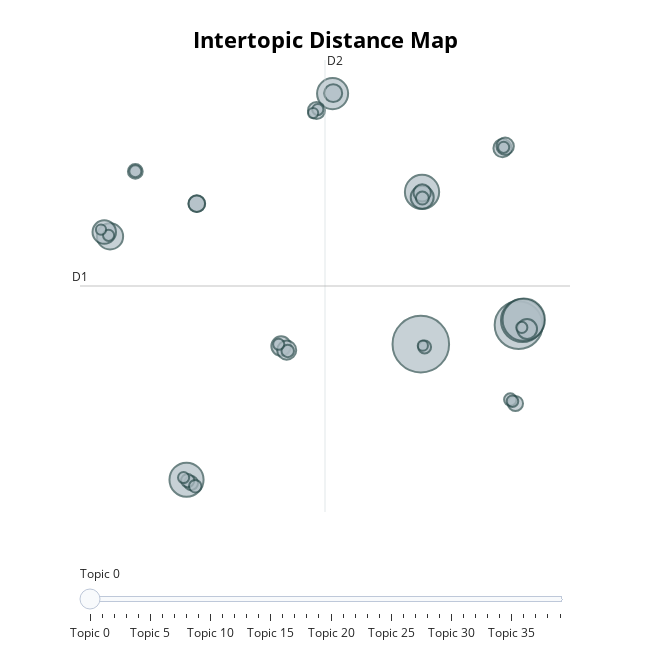

Notebook cell for this chart:
### Code cell
topic_model.visualize_topics()

### Figure 1 — Plotly figure (JSON) as saved in the notebook; plotly's stock layout.template omitted (floating-point values rounded to 4 significant figures)
{"data": [{"customdata": [[0, "trump | trumps | donald | to | of", 308], [1, "nfl | super | bowl | patriots | draft", 221], [2, "nba | warriors | game | lebron | cavs", 179], [3, "basketball | ncaa | tournament | bowl | college", 172], [4, "dies | at | dead | death | star", 113], [5, "day | easter | 2017 | patricks | st", 112], [6, "barcelona | madrid | real | fc | league", 93], [7, "globes | golden | oscars | awards | oscar", 66], [8, "tour | album | kendrick | announces | mixtape", 53], [9, "trailer | movie | marvel | batman | first", 51], [10, "arrested | released | charges | gates | jail", 38], [11, "bella | naked | topless | thorne | playboy", 37], [12, "pregnant | baby | child | expecting | ciara", 35], [13, "foot | federer | australian | roger | open", 32], [14, "de | la | que | se | el", 31], [15, "ufc | fight | decision | conor | results", 29], [16, "recap | finale | premiere | episode | season", 29], [17, "shooting | police | killed | suspect | fatal", 28], [18, "mlb | opening | tebow | phillies | homer", 27], [19, "bruins | game | nhl | penguins | senators", 26], [20, "weather | winter | rain | snow | snowstorm", 22], [21, "switch | pokémon | nes | nintendo | nintendos", 21], [22, "christmas | santa | special | dreaming | pentatonix", 19], [23, "school | closings | delays | county | schools", 17], [24, "musk | elon | stock | rocket | earnings", 16], [25, "review | film | movie | singh | dangal", 16], [26, "divorce | ti | marriage | pitt | sam", 15], [27, "dam | oroville | power | earthquake | hits", 15], [28, "valentines | day | boyfriends | pakistani | nationwide", 15], [29, "youtube | tv | verizon | directv | how", 14], [30, "tornado | warning | weather | counties | issued", 13], [31, "wwe | results | news | reigns | notes", 12], [32, "mariah | carey | zayn | wanna | dont", 12], [33, "fire | chaos | gatlinburg | mall | shots", 12], [34, "elizabeth | queen | prince | markle | meghan", 12], [35, "ezekiel | assault | elliott | elliotts | suspension", 12], [36, "march | womens | thousands | rally | marathon", 12], [37, "risk | stock | merrily | management | onto", 10], [38, "dylann | roof | police | supreme | accused", 10], [39, "moon | fast | facts | know | need", 10]], "hovertemplate": "<b>Topic %{customdata[0]}</b><br>%{customdata[1]}<br>Size: %{customdata[2]}", "legendgroup": "", "marker": {"color": "#B0BEC5", "line": {"color": "DarkSlateGrey", "width": 2}, "size": [308, 221, 179, 172, 113, 112, 93, 66, 53, 51, 38, 37, 35, 32, 31, 29, 29, 28, 27, 26, 22, 21, 19, 17, 16, 16, 15, 15, 15, 14, 13, 12, 12, 12, 12, 12, 12, 10, 10, 10], "sizemode": "area", "sizeref": 0.1925, "symbol": "circle"}, "mode": "markers", "name": "", "orientation": "v", "showlegend": false, "type": "scatter", "x": [11.15, 17.22, 17.47, 17.54, 11.23, -3.389, 5.678, -8.136, -8.495, 11.24, 17.75, 2.483, 2.828, 16.22, 5.715, 16.39, 11.24, 4.68, -2.752, -2.752, 17.03, -6.567, -3.107, -3.317, 11.39, 11.25, 2.893, 16.71, -2.85, -6.566, 16.84, 16.29, -8.226, 4.758, 2.333, 17.42, -3.57, 11.28, 4.468, -8.696], "xaxis": "x", "y": [-2.505, -0.9211, -0.5425, -0.4669, 10.16, -13.79, 18.35, 6.464, 6.822, 9.723, -1.246, -2.666, -3.003, 13.8, 18.39, 13.97, 10.09, 16.94, 9.187, 9.187, -7.441, 11.87, -14.07, -13.86, -2.742, 9.655, -3.068, -7.122, -14.33, 11.88, -7.255, 13.87, 6.554, 17.02, -2.517, -1.115, -13.61, -2.632, 16.73, 7.023], "yaxis": "y"}], "layout": {"annotations": [{"showarrow": false, "text": "D1", "x": -10.0, "y": 2.334, "yshift": 10}, {"showarrow": false, "text": "D2", "x": 5.206, "xshift": 10, "y": 21.15}], "height": 650, "hoverlabel": {"bgcolor": "white", "font": {"family": "Rockwell", "size": 16}}, "legend": {"itemsizing": "constant", "tracegroupgap": 0}, "margin": {"t": 60}, "shapes": [{"line": {"color": "#CFD8DC", "width": 2}, "type": "line", "x0": 5.206, "x1": 5.206, "y0": -16.48, "y1": 21.15}, {"line": {"color": "#9E9E9E", "width": 2}, "type": "line", "x0": -10.0, "x1": 20.41, "y0": 2.334, "y1": 2.334}], "sliders": [{"active": 0, "pad": {"t": 50}, "steps": [{"args": [{"marker.color": [["red", "#B0BEC5", "#B0BEC5", "#B0BEC5", "#B0BEC5", "#B0BEC5", "#B0BEC5", "#B0BEC5", "#B0BEC5", "#B0BEC5", "#B0BEC5", "#B0BEC5", "#B0BEC5", "#B0BEC5", "#B0BEC5", "#B0BEC5", "#B0BEC5", "#B0BEC5", "#B0BEC5", "#B0BEC5", "#B0BEC5", "#B0BEC5", "#B0BEC5", "#B0BEC5", "#B0BEC5", "#B0BEC5", "#B0BEC5", "#B0BEC5", "#B0BEC5", "#B0BEC5", "#B0BEC5", "#B0BEC5", "#B0BEC5", "#B0BEC5", "#B0BEC5", "#B0BEC5", "#B0BEC5", "#B0BEC5", "#B0BEC5", "#B0BEC5"]]}], "label": "Topic 0", "method": "update"}, {"args": [{"marker.color": [["#B0BEC5", "red", "#B0BEC5", "#B0BEC5", "#B0BEC5", "#B0BEC5", "#B0BEC5", "#B0BEC5", "#B0BEC5", "#B0BEC5", "#B0BEC5", "#B0BEC5", "#B0BEC5", "#B0BEC5", "#B0BEC5", "#B0BEC5", "#B0BEC5", "#B0BEC5", "#B0BEC5", "#B0BEC5", "#B0BEC5", "#B0BEC5", "#B0BEC5", "#B0BEC5", "#B0BEC5", "#B0BEC5", "#B0BEC5", "#B0BEC5", "#B0BEC5", "#B0BEC5", "#B0BEC5", "#B0BEC5", "#B0BEC5", "#B0BEC5", "#B0BEC5", "#B0BEC5", "#B0BEC5", "#B0BEC5", "#B0BEC5", "#B0BEC5"]]}], "label": "Topic 1", "method": "update"}, {"args": [{"marker.color": [["#B0BEC5", "#B0BEC5", "red", "#B0BEC5", "#B0BEC5", "#B0BEC5", "#B0BEC5", "#B0BEC5", "#B0BEC5", "#B0BEC5", "#B0BEC5", "#B0BEC5", "#B0BEC5", "#B0BEC5", "#B0BEC5", "#B0BEC5", "#B0BEC5", "#B0BEC5", "#B0BEC5", "#B0BEC5", "#B0BEC5", "#B0BEC5", "#B0BEC5", "#B0BEC5", "#B0BEC5", "#B0BEC5", "#B0BEC5", "#B0BEC5", "#B0BEC5", "#B0BEC5", "#B0BEC5", "#B0BEC5", "#B0BEC5", "#B0BEC5", "#B0BEC5", "#B0BEC5", "#B0BEC5", "#B0BEC5", "#B0BEC5", "#B0BEC5"]]}], "label": "Topic 2", "method": "update"}, {"args": [{"marker.color": [["#B0BEC5", "#B0BEC5", "#B0BEC5", "red", "#B0BEC5", "#B0BEC5", "#B0BEC5", "#B0BEC5", "#B0BEC5", "#B0BEC5", "#B0BEC5", "#B0BEC5", "#B0BEC5", "#B0BEC5", "#B0BEC5", "#B0BEC5", "#B0BEC5", "#B0BEC5", "#B0BEC5", "#B0BEC5", "#B0BEC5", "#B0BEC5", "#B0BEC5", "#B0BEC5", "#B0BEC5", "#B0BEC5", "#B0BEC5", "#B0BEC5", "#B0BEC5", "#B0BEC5", "#B0BEC5", "#B0BEC5", "#B0BEC5", "#B0BEC5", "#B0BEC5", "#B0BEC5", "#B0BEC5", "#B0BEC5", "#B0BEC5", "#B0BEC5"]]}], "label": "Topic 3", "method": "update"}, {"args": [{"marker.color": [["#B0BEC5", "#B0BEC5", "#B0BEC5", "#B0BEC5", "red", "#B0BEC5", "#B0BEC5", "#B0BEC5", "#B0BEC5", "#B0BEC5", "#B0BEC5", "#B0BEC5", "#B0BEC5", "#B0BEC5", "#B0BEC5", "#B0BEC5", "#B0BEC5", "#B0BEC5", "#B0BEC5", "#B0BEC5", "#B0BEC5", "#B0BEC5", "#B0BEC5", "#B0BEC5", "#B0BEC5", "#B0BEC5", "#B0BEC5", "#B0BEC5", "#B0BEC5", "#B0BEC5", "#B0BEC5", "#B0BEC5", "#B0BEC5", "#B0BEC5", "#B0BEC5", "#B0BEC5", "#B0BEC5", "#B0BEC5", "#B0BEC5", "#B0BEC5"]]}], "label": "Topic 4", "method": "update"}, {"args": [{"marker.color": [["#B0BEC5", "#B0BEC5", "#B0BEC5", "#B0BEC5", "#B0BEC5", "red", "#B0BEC5", "#B0BEC5", "#B0BEC5", "#B0BEC5", "#B0BEC5", "#B0BEC5", "#B0BEC5", "#B0BEC5", "#B0BEC5", "#B0BEC5", "#B0BEC5", "#B0BEC5", "#B0BEC5", "#B0BEC5", "#B0BEC5", "#B0BEC5", "#B0BEC5", "#B0BEC5", "#B0BEC5", "#B0BEC5", "#B0BEC5", "#B0BEC5", "#B0BEC5", "#B0BEC5", "#B0BEC5", "#B0BEC5", "#B0BEC5", "#B0BEC5", "#B0BEC5", "#B0BEC5", "#B0BEC5", "#B0BEC5", "#B0BEC5", "#B0BEC5"]]}], "label": "Topic 5", "method": "update"}, {"args": [{"marker.color": [["#B0BEC5", "#B0BEC5", "#B0BEC5", "#B0BEC5", "#B0BEC5", "#B0BEC5", "red", "#B0BEC5", "#B0BEC5", "#B0BEC5", "#B0BEC5", "#B0BEC5", "#B0BEC5", "#B0BEC5", "#B0BEC5", "#B0BEC5", "#B0BEC5", "#B0BEC5", "#B0BEC5", "#B0BEC5", "#B0BEC5", "#B0BEC5", "#B0BEC5", "#B0BEC5", "#B0BEC5", "#B0BEC5", "#B0BEC5", "#B0BEC5", "#B0BEC5", "#B0BEC5", "#B0BEC5", "#B0BEC5", "#B0BEC5", "#B0BEC5", "#B0BEC5", "#B0BEC5", "#B0BEC5", "#B0BEC5", "#B0BEC5", "#B0BEC5"]]}], "label": "Topic 6", "method": "update"}, {"args": [{"marker.color": [["#B0BEC5", "#B0BEC5", "#B0BEC5", "#B0BEC5", "#B0BEC5", "#B0BEC5", "#B0BEC5", "red", "#B0BEC5", "#B0BEC5", "#B0BEC5", "#B0BEC5", "#B0BEC5", "#B0BEC5", "#B0BEC5", "#B0BEC5", "#B0BEC5", "#B0BEC5", "#B0BEC5", "#B0BEC5", "#B0BEC5", "#B0BEC5", "#B0BEC5", "#B0BEC5", "#B0BEC5", "#B0BEC5", "#B0BEC5", "#B0BEC5", "#B0BEC5", "#B0BEC5", "#B0BEC5", "#B0BEC5", "#B0BEC5", "#B0BEC5", "#B0BEC5", "#B0BEC5", "#B0BEC5", "#B0BEC5", "#B0BEC5", "#B0BEC5"]]}], "label": "Topic 7", "method": "update"}, {"args": [{"marker.color": [["#B0BEC5", "#B0BEC5", "#B0BEC5", "#B0BEC5", "#B0BEC5", "#B0BEC5", "#B0BEC5", "#B0BEC5", "red", "#B0BEC5", "#B0BEC5", "#B0BEC5", "#B0BEC5", "#B0BEC5", "#B0BEC5", "#B0BEC5", "#B0BEC5", "#B0BEC5", "#B0BEC5", "#B0BEC5", "#B0BEC5", "#B0BEC5", "#B0BEC5", "#B0BEC5", "#B0BEC5", "#B0BEC5", "#B0BEC5", "#B0BEC5", "#B0BEC5", "#B0BEC5", "#B0BEC5", "#B0BEC5", "#B0BEC5", "#B0BEC5", "#B0BEC5", "#B0BEC5", "#B0BEC5", "#B0BEC5", "#B0BEC5", "#B0BEC5"]]}], "label": "Topic 8", "method": "update"}, {"args": [{"marker.color": [["#B0BEC5", "#B0BEC5", "#B0BEC5", "#B0BEC5", "#B0BEC5", "#B0BEC5", "#B0BEC5", "#B0BEC5", "#B0BEC5", "red", "#B0BEC5", "#B0BEC5", "#B0BEC5", "#B0BEC5", "#B0BEC5", "#B0BEC5", "#B0BEC5", "#B0BEC5", "#B0BEC5", "#B0BEC5", "#B0BEC5", "#B0BEC5", "#B0BEC5", "#B0BEC5", "#B0BEC5", "#B0BEC5", "#B0BEC5", "#B0BEC5", "#B0BEC5", "#B0BEC5", "#B0BEC5", "#B0BEC5", "#B0BEC5", "#B0BEC5", "#B0BEC5", "#B0BEC5", "#B0BEC5", "#B0BEC5", "#B0BEC5", "#B0BEC5"]]}], "label": "Topic 9", "method": "update"}, {"args": [{"marker.color": [["#B0BEC5", "#B0BEC5", "#B0BEC5", "#B0BEC5", "#B0BEC5", "#B0BEC5", "#B0BEC5", "#B0BEC5", "#B0BEC5", "#B0BEC5", "red", "#B0BEC5", "#B0BEC5", "#B0BEC5", "#B0BEC5", "#B0BEC5", "#B0BEC5", "#B0BEC5", "#B0BEC5", "#B0BEC5", "#B0BEC5", "#B0BEC5", "#B0BEC5", "#B0BEC5", "#B0BEC5", "#B0BEC5", "#B0BEC5", "#B0BEC5", "#B0BEC5", "#B0BEC5", "#B0BEC5", "#B0BEC5", "#B0BEC5", "#B0BEC5", "#B0BEC5", "#B0BEC5", "#B0BEC5", "#B0BEC5", "#B0BEC5", "#B0BEC5"]]}], "label": "Topic 10", "method": "update"}, {"args": [{"marker.color": [["#B0BEC5", "#B0BEC5", "#B0BEC5", "#B0BEC5", "#B0BEC5", "#B0BEC5", "#B0BEC5", "#B0BEC5", "#B0BEC5", "#B0BEC5", "#B0BEC5", "red", "#B0BEC5", "#B0BEC5", "#B0BEC5", "#B0BEC5", "#B0BEC5", "#B0BEC5", "#B0BEC5", "#B0BEC5", "#B0BEC5", "#B0BEC5", "#B0BEC5", "#B0BEC5", "#B0BEC5", "#B0BEC5", "#B0BEC5", "#B0BEC5", "#B0BEC5", "#B0BEC5", "#B0BEC5", "#B0BEC5", "#B0BEC5", "#B0BEC5", "#B0BEC5", "#B0BEC5", "#B0BEC5", "#B0BEC5", "#B0BEC5", "#B0BEC5"]]}], "label": "Topic 11", "method": "update"}, {"args": [{"marker.color": [["#B0BEC5", "#B0BEC5", "#B0BEC5", "#B0BEC5", "#B0BEC5", "#B0BEC5", "#B0BEC5", "#B0BEC5", "#B0BEC5", "#B0BEC5", "#B0BEC5", "#B0BEC5", "red", "#B0BEC5", "#B0BEC5", "#B0BEC5", "#B0BEC5", "#B0BEC5", "#B0BEC5", "#B0BEC5", "#B0BEC5", "#B0BEC5", "#B0BEC5", "#B0BEC5", "#B0BEC5", "#B0BEC5", "#B0BEC5", "#B0BEC5", "#B0BEC5", "#B0BEC5", "#B0BEC5", "#B0BEC5", "#B0BEC5", "#B0BEC5", "#B0BEC5", "#B0BEC5", "#B0BEC5", "#B0BEC5", "#B0BEC5", "#B0BEC5"]]}], "label": "Topic 12", "method": "update"}, {"args": [{"marker.color": [["#B0BEC5", "#B0BEC5", "#B0BEC5", "#B0BEC5", "#B0BEC5", "#B0BEC5", "#B0BEC5", "#B0BEC5", "#B0BEC5", "#B0BEC5", "#B0BEC5", "#B0BEC5", "#B0BEC5", "red", "#B0BEC5", "#B0BEC5", "#B0BEC5", "#B0BEC5", "#B0BEC5", "#B0BEC5", "#B0BEC5", "#B0BEC5", "#B0BEC5", "#B0BEC5", "#B0BEC5", "#B0BEC5", "#B0BEC5", "#B0BEC5", "#B0BEC5", "#B0BEC5", "#B0BEC5", "#B0BEC5", "#B0BEC5", "#B0BEC5", "#B0BEC5", "#B0BEC5", "#B0BEC5", "#B0BEC5", "#B0BEC5", "#B0BEC5"]]}], "label": "Topic 13", "method": "update"}, {"args": [{"marker.color": [["#B0BEC5", "#B0BEC5", "#B0BEC5", "#B0BEC5", "#B0BEC5", "#B0BEC5", "#B0BEC5", "#B0BEC5", "#B0BEC5", "#B0BEC5", "#B0BEC5", "#B0BEC5", "#B0BEC5", "#B0BEC5", "red", "#B0BEC5", "#B0BEC5", "#B0BEC5", "#B0BEC5", "#B0BEC5", "#B0BEC5", "#B0BEC5", "#B0BEC5", "#B0BEC5", "#B0BEC5", "#B0BEC5", "#B0BEC5", "#B0BEC5", "#B0BEC5", "#B0BEC5", "#B0BEC5", "#B0BEC5", "#B0BEC5", "#B0BEC5", "#B0BEC5", "#B0BEC5", "#B0BEC5", "#B0BEC5", "#B0BEC5", "#B0BEC5"]]}], "label": "Topic 14", "method": "update"}, {"args": [{"marker.color": [["#B0BEC5", "#B0BEC5", "#B0BEC5", "#B0BEC5", "#B0BEC5", "#B0BEC5", "#B0BEC5", "#B0BEC5", "#B0BEC5", "#B0BEC5", "#B0BEC5", "#B0BEC5", "#B0BEC5", "#B0BEC5", "#B0BEC5", "red", "#B0BEC5", "#B0BEC5", "#B0BEC5", "#B0BEC5", "#B0BEC5", "#B0BEC5", "#B0BEC5", "#B0BEC5", "#B0BEC5", "#B0BEC5", "#B0BEC5", "#B0BEC5", "#B0BEC5", "#B0BEC5", "#B0BEC5", "#B0BEC5", "#B0BEC5", "#B0BEC5", "#B0BEC5", "#B0BEC5", "#B0BEC5", "#B0BEC5", "#B0BEC5", "#B0BEC5"]]}], "label": "Topic 15", "method": "update"}, {"args": [{"marker.color": [["#B0BEC5", "#B0BEC5", "#B0BEC5", "#B0BEC5", "#B0BEC5", "#B0BEC5", "#B0BEC5", "#B0BEC5", "#B0BEC5", "#B0BEC5", "#B0BEC5", "#B0BEC5", "#B0BEC5", "#B0BEC5", "#B0BEC5", "#B0BEC5", "red", "#B0BEC5", "#B0BEC5", "#B0BEC5", "#B0BEC5", "#B0BEC5", "#B0BEC5", "#B0BEC5", "#B0BEC5", "#B0BEC5", "#B0BEC5", "#B0BEC5", "#B0BEC5", "#B0BEC5", "#B0BEC5", "#B0BEC5", "#B0BEC5", "#B0BEC5", "#B0BEC5", "#B0BEC5", "#B0BEC5", "#B0BEC5", "#B0BEC5", "#B0BEC5"]]}], "label": "Topic 16", "method": "update"}, {"args": [{"marker.color": [["#B0BEC5", "#B0BEC5", "#B0BEC5", "#B0BEC5", "#B0BEC5", "#B0BEC5", "#B0BEC5", "#B0BEC5", "#B0BEC5", "#B0BEC5", "#B0BEC5", "#B0BEC5", "#B0BEC5", "#B0BEC5", "#B0BEC5", "#B0BEC5", "#B0BEC5", "red", "#B0BEC5", "#B0BEC5", "#B0BEC5", "#B0BEC5", "#B0BEC5", "#B0BEC5", "#B0BEC5", "#B0BEC5", "#B0BEC5", "#B0BEC5", "#B0BEC5", "#B0BEC5", "#B0BEC5", "#B0BEC5", "#B0BEC5", "#B0BEC5", "#B0BEC5", "#B0BEC5", "#B0BEC5", "#B0BEC5", "#B0BEC5", "#B0BEC5"]]}], "label": "Topic 17", "method": "update"}, {"args": [{"marker.color": [["#B0BEC5", "#B0BEC5", "#B0BEC5", "#B0BEC5", "#B0BEC5", "#B0BEC5", "#B0BEC5", "#B0BEC5", "#B0BEC5", "#B0BEC5", "#B0BEC5", "#B0BEC5", "#B0BEC5", "#B0BEC5", "#B0BEC5", "#B0BEC5", "#B0BEC5", "#B0BEC5", "red", "#B0BEC5", "#B0BEC5", "#B0BEC5", "#B0BEC5", "#B0BEC5", "#B0BEC5", "#B0BEC5", "#B0BEC5", "#B0BEC5", "#B0BEC5", "#B0BEC5", "#B0BEC5", "#B0BEC5", "#B0BEC5", "#B0BEC5", "#B0BEC5", "#B0BEC5", "#B0BEC5", "#B0BEC5", "#B0BEC5", "#B0BEC5"]]}], "label": "Topic 18", "method": "update"}, {"args": [{"marker.color": [["#B0BEC5", "#B0BEC5", "#B0BEC5", "#B0BEC5", "#B0BEC5", "#B0BEC5", "#B0BEC5", "#B0BEC5", "#B0BEC5", "#B0BEC5", "#B0BEC5", "#B0BEC5", "#B0BEC5", "#B0BEC5", "#B0BEC5", "#B0BEC5", "#B0BEC5", "#B0BEC5", "#B0BEC5", "red", "#B0BEC5", "#B0BEC5", "#B0BEC5", "#B0BEC5", "#B0BEC5", "#B0BEC5", "#B0BEC5", "#B0BEC5", "#B0BEC5", "#B0BEC5", "#B0BEC5", "#B0BEC5", "#B0BEC5", "#B0BEC5", "#B0BEC5", "#B0BEC5", "#B0BEC5", "#B0BEC5", "#B0BEC5", "#B0BEC5"]]}], "label": "Topic 19", "method": "update"}, {"args": [{"marker.color": [["#B0BEC5", "#B0BEC5", "#B0BEC5", "#B0BEC5", "#B0BEC5", "#B0BEC5", "#B0BEC5", "#B0BEC5", "#B0BEC5", "#B0BEC5", "#B0BEC5", "#B0BEC5", "#B0BEC5", "#B0BEC5", "#B0BEC5", "#B0BEC5", "#B0BEC5", "#B0BEC5", "#B0BEC5", "#B0BEC5", "red", "#B0BEC5", "#B0BEC5", "#B0BEC5", "#B0BEC5", "#B0BEC5", "#B0BEC5", "#B0BEC5", "#B0BEC5", "#B0BEC5", "#B0BEC5", "#B0BEC5", "#B0BEC5", "#B0BEC5", "#B0BEC5", "#B0BEC5", "#B0BEC5", "#B0BEC5", "#B0BEC5", "#B0BEC5"]]}], "label": "Topic 20", "method": "update"}, {"args": [{"marker.color": [["#B0BEC5", "#B0BEC5", "#B0BEC5", "#B0BEC5", "#B0BEC5", "#B0BEC5", "#B0BEC5", "#B0BEC5", "#B0BEC5", "#B0BEC5", "#B0BEC5", "#B0BEC5", "#B0BEC5", "#B0BEC5", "#B0BEC5", "#B0BEC5", "#B0BEC5", "#B0BEC5", "#B0BEC5", "#B0BEC5", "#B0BEC5", "red", "#B0BEC5", "#B0BEC5", "#B0BEC5", "#B0BEC5", "#B0BEC5", "#B0BEC5", "#B0BEC5", "#B0BEC5", "#B0BEC5", "#B0BEC5", "#B0BEC5", "#B0BEC5", "#B0BEC5", "#B0BEC5", "#B0BEC5", "#B0BEC5", "#B0BEC5", "#B0BEC5"]]}], "label": "Topic 21", "method": "update"}, {"args": [{"marker.color": [["#B0BEC5", "#B0BEC5", "#B0BEC5", "#B0BEC5", "#B0BEC5", "#B0BEC5", "#B0BEC5", "#B0BEC5", "#B0BEC5", "#B0BEC5", "#B0BEC5", "#B0BEC5", "#B0BEC5", "#B0BEC5", "#B0BEC5", "#B0BEC5", "#B0BEC5", "#B0BEC5", "#B0BEC5", "#B0BEC5", "#B0BEC5", "#B0BEC5", "red", "#B0BEC5", "#B0BEC5", "#B0BEC5", "#B0BEC5", "#B0BEC5", "#B0BEC5", "#B0BEC5", "#B0BEC5", "#B0BEC5", "#B0BEC5", "#B0BEC5", "#B0BEC5", "#B0BEC5", "#B0BEC5", "#B0BEC5", "#B0BEC5", "#B0BEC5"]]}], "label": "Topic 22", "method": "update"}, {"args": [{"marker.color": [["#B0BEC5", "#B0BEC5", "#B0BEC5", "#B0BEC5", "#B0BEC5", "#B0BEC5", "#B0BEC5", "#B0BEC5", "#B0BEC5", "#B0BEC5", "#B0BEC5", "#B0BEC5", "#B0BEC5", "#B0BEC5", "#B0BEC5", "#B0BEC5", "#B0BEC5", "#B0BEC5", "#B0BEC5", "#B0BEC5", "#B0BEC5", "#B0BEC5", "#B0BEC5", "red", "#B0BEC5", "#B0BEC5", "#B0BEC5", "#B0BEC5", "#B0BEC5", "#B0BEC5", "#B0BEC5", "#B0BEC5", "#B0BEC5", "#B0BEC5", "#B0BEC5", "#B0BEC5", "#B0BEC5", "#B0BEC5", "#B0BEC5", "#B0BEC5"]]}], "label": "Topic 23", "method": "update"}, {"args": [{"marker.color": [["#B0BEC5", "#B0BEC5", "#B0BEC5", "#B0BEC5", "#B0BEC5", "#B0BEC5", "#B0BEC5", "#B0BEC5", "#B0BEC5", "#B0BEC5", "#B0BEC5", "#B0BEC5", "#B0BEC5", "#B0BEC5", "#B0BEC5", "#B0BEC5", "#B0BEC5", "#B0BEC5", "#B0BEC5", "#B0BEC5", "#B0BEC5", "#B0BEC5", "#B0BEC5", "#B0BEC5", "red", "#B0BEC5", "#B0BEC5", "#B0BEC5", "#B0BEC5", "#B0BEC5", "#B0BEC5", "#B0BEC5", "#B0BEC5", "#B0BEC5", "#B0BEC5", "#B0BEC5", "#B0BEC5", "#B0BEC5", "#B0BEC5", "#B0BEC5"]]}], "label": "Topic 24", "method": "update"}, {"args": [{"marker.color": [["#B0BEC5", "#B0BEC5", "#B0BEC5", "#B0BEC5", "#B0BEC5", "#B0BEC5", "#B0BEC5", "#B0BEC5", "#B0BEC5", "#B0BEC5", "#B0BEC5", "#B0BEC5", "#B0BEC5", "#B0BEC5", "#B0BEC5", "#B0BEC5", "#B0BEC5", "#B0BEC5", "#B0BEC5", "#B0BEC5", "#B0BEC5", "#B0BEC5", "#B0BEC5", "#B0BEC5", "#B0BEC5", "red", "#B0BEC5", "#B0BEC5", "#B0BEC5", "#B0BEC5", "#B0BEC5", "#B0BEC5", "#B0BEC5", "#B0BEC5", "#B0BEC5", "#B0BEC5", "#B0BEC5", "#B0BEC5", "#B0BEC5", "#B0BEC5"]]}], "label": "Topic 25", "method": "update"}, {"args": [{"marker.color": [["#B0BEC5", "#B0BEC5", "#B0BEC5", "#B0BEC5", "#B0BEC5", "#B0BEC5", "#B0BEC5", "#B0BEC5", "#B0BEC5", "#B0BEC5", "#B0BEC5", "#B0BEC5", "#B0BEC5", "#B0BEC5", "#B0BEC5", "#B0BEC5", "#B0BEC5", "#B0BEC5", "#B0BEC5", "#B0BEC5", "#B0BEC5", "#B0BEC5", "#B0BEC5", "#B0BEC5", "#B0BEC5", "#B0BEC5", "red", "#B0BEC5", "#B0BEC5", "#B0BEC5", "#B0BEC5", "#B0BEC5", "#B0BEC5", "#B0BEC5", "#B0BEC5", "#B0BEC5", "#B0BEC5", "#B0BEC5", "#B0BEC5", "#B0BEC5"]]}], "label": "Topic 26", "method": "update"}, {"args": [{"marker.color": [["#B0BEC5", "#B0BEC5", "#B0BEC5", "#B0BEC5", "#B0BEC5", "#B0BEC5", "#B0BEC5", "#B0BEC5", "#B0BEC5", "#B0BEC5", "#B0BEC5", "#B0BEC5", "#B0BEC5", "#B0BEC5", "#B0BEC5", "#B0BEC5", "#B0BEC5", "#B0BEC5", "#B0BEC5", "#B0BEC5", "#B0BEC5", "#B0BEC5", "#B0BEC5", "#B0BEC5", "#B0BEC5", "#B0BEC5", "#B0BEC5", "red", "#B0BEC5", "#B0BEC5", "#B0BEC5", "#B0BEC5", "#B0BEC5", "#B0BEC5", "#B0BEC5", "#B0BEC5", "#B0BEC5", "#B0BEC5", "#B0BEC5", "#B0BEC5"]]}], "label": "Topic 27", "method": "update"}, {"args": [{"marker.color": [["#B0BEC5", "#B0BEC5", "#B0BEC5", "#B0BEC5", "#B0BEC5", "#B0BEC5", "#B0BEC5", "#B0BEC5", "#B0BEC5", "#B0BEC5", "#B0BEC5", "#B0BEC5", "#B0BEC5", "#B0BEC5", "#B0BEC5", "#B0BEC5", "#B0BEC5", "#B0BEC5", "#B0BEC5", "#B0BEC5", "#B0BEC5", "#B0BEC5", "#B0BEC5", "#B0BEC5", "#B0BEC5", "#B0BEC5", "#B0BEC5", "#B0BEC5", "red", "#B0BEC5", "#B0BEC5", "#B0BEC5", "#B0BEC5", "#B0BEC5", "#B0BEC5", "#B0BEC5", "#B0BEC5", "#B0BEC5", "#B0BEC5", "#B0BEC5"]]}], "label": "Topic 28", "method": "update"}, {"args": [{"marker.color": [["#B0BEC5", "#B0BEC5", "#B0BEC5", "#B0BEC5", "#B0BEC5", "#B0BEC5", "#B0BEC5", "#B0BEC5", "#B0BEC5", "#B0BEC5", "#B0BEC5", "#B0BEC5", "#B0BEC5", "#B0BEC5", "#B0BEC5", "#B0BEC5", "#B0BEC5", "#B0BEC5", "#B0BEC5", "#B0BEC5", "#B0BEC5", "#B0BEC5", "#B0BEC5", "#B0BEC5", "#B0BEC5", "#B0BEC5", "#B0BEC5", "#B0BEC5", "#B0BEC5", "red", "#B0BEC5", "#B0BEC5", "#B0BEC5", "#B0BEC5", "#B0BEC5", "#B0BEC5", "#B0BEC5", "#B0BEC5", "#B0BEC5", "#B0BEC5"]]}], "label": "Topic 29", "method": "update"}, {"args": [{"marker.color": [["#B0BEC5", "#B0BEC5", "#B0BEC5", "#B0BEC5", "#B0BEC5", "#B0BEC5", "#B0BEC5", "#B0BEC5", "#B0BEC5", "#B0BEC5", "#B0BEC5", "#B0BEC5", "#B0BEC5", "#B0BEC5", "#B0BEC5", "#B0BEC5", "#B0BEC5", "#B0BEC5", "#B0BEC5", "#B0BEC5", "#B0BEC5", "#B0BEC5", "#B0BEC5", "#B0BEC5", "#B0BEC5", "#B0BEC5", "#B0BEC5", "#B0BEC5", "#B0BEC5", "#B0BEC5", "red", "#B0BEC5", "#B0BEC5", "#B0BEC5", "#B0BEC5", "#B0BEC5", "#B0BEC5", "#B0BEC5", "#B0BEC5", "#B0BEC5"]]}], "label": "Topic 30", "method": "update"}, {"args": [{"marker.color": [["#B0BEC5", "#B0BEC5", "#B0BEC5", "#B0BEC5", "#B0BEC5", "#B0BEC5", "#B0BEC5", "#B0BEC5", "#B0BEC5", "#B0BEC5", "#B0BEC5", "#B0BEC5", "#B0BEC5", "#B0BEC5", "#B0BEC5", "#B0BEC5", "#B0BEC5", "#B0BEC5", "#B0BEC5", "#B0BEC5", "#B0BEC5", "#B0BEC5", "#B0BEC5", "#B0BEC5", "#B0BEC5", "#B0BEC5", "#B0BEC5", "#B0BEC5", "#B0BEC5", "#B0BEC5", "#B0BEC5", "red", "#B0BEC5", "#B0BEC5", "#B0BEC5", "#B0BEC5", "#B0BEC5", "#B0BEC5", "#B0BEC5", "#B0BEC5"]]}], "label": "Topic 31", "method": "update"}, {"args": [{"marker.color": [["#B0BEC5", "#B0BEC5", "#B0BEC5", "#B0BEC5", "#B0BEC5", "#B0BEC5", "#B0BEC5", "#B0BEC5", "#B0BEC5", "#B0BEC5", "#B0BEC5", "#B0BEC5", "#B0BEC5", "#B0BEC5", "#B0BEC5", "#B0BEC5", "#B0BEC5", "#B0BEC5", "#B0BEC5", "#B0BEC5", "#B0BEC5", "#B0BEC5", "#B0BEC5", "#B0BEC5", "#B0BEC5", "#B0BEC5", "#B0BEC5", "#B0BEC5", "#B0BEC5", "#B0BEC5", "#B0BEC5", "#B0BEC5", "red", "#B0BEC5", "#B0BEC5", "#B0BEC5", "#B0BEC5", "#B0BEC5", "#B0BEC5", "#B0BEC5"]]}], "label": "Topic 32", "method": "update"}, {"args": [{"marker.color": [["#B0BEC5", "#B0BEC5", "#B0BEC5", "#B0BEC5", "#B0BEC5", "#B0BEC5", "#B0BEC5", "#B0BEC5", "#B0BEC5", "#B0BEC5", "#B0BEC5", "#B0BEC5", "#B0BEC5", "#B0BEC5", "#B0BEC5", "#B0BEC5", "#B0BEC5", "#B0BEC5", "#B0BEC5", "#B0BEC5", "#B0BEC5", "#B0BEC5", "#B0BEC5", "#B0BEC5", "#B0BEC5", "#B0BEC5", "#B0BEC5", "#B0BEC5", "#B0BEC5", "#B0BEC5", "#B0BEC5", "#B0BEC5", "#B0BEC5", "red", "#B0BEC5", "#B0BEC5", "#B0BEC5", "#B0BEC5", "#B0BEC5", "#B0BEC5"]]}], "label": "Topic 33", "method": "update"}, {"args": [{"marker.color": [["#B0BEC5", "#B0BEC5", "#B0BEC5", "#B0BEC5", "#B0BEC5", "#B0BEC5", "#B0BEC5", "#B0BEC5", "#B0BEC5", "#B0BEC5", "#B0BEC5", "#B0BEC5", "#B0BEC5", "#B0BEC5", "#B0BEC5", "#B0BEC5", "#B0BEC5", "#B0BEC5", "#B0BEC5", "#B0BEC5", "#B0BEC5", "#B0BEC5", "#B0BEC5", "#B0BEC5", "#B0BEC5", "#B0BEC5", "#B0BEC5", "#B0BEC5", "#B0BEC5", "#B0BEC5", "#B0BEC5", "#B0BEC5", "#B0BEC5", "#B0BEC5", "red", "#B0BEC5", "#B0BEC5", "#B0BEC5", "#B0BEC5", "#B0BEC5"]]}], "label": "Topic 34", "method": "update"}, {"args": [{"marker.color": [["#B0BEC5", "#B0BEC5", "#B0BEC5", "#B0BEC5", "#B0BEC5", "#B0BEC5", "#B0BEC5", "#B0BEC5", "#B0BEC5", "#B0BEC5", "#B0BEC5", "#B0BEC5", "#B0BEC5", "#B0BEC5", "#B0BEC5", "#B0BEC5", "#B0BEC5", "#B0BEC5", "#B0BEC5", "#B0BEC5", "#B0BEC5", "#B0BEC5", "#B0BEC5", "#B0BEC5", "#B0BEC5", "#B0BEC5", "#B0BEC5", "#B0BEC5", "#B0BEC5", "#B0BEC5", "#B0BEC5", "#B0BEC5", "#B0BEC5", "#B0BEC5", "#B0BEC5", "red", "#B0BEC5", "#B0BEC5", "#B0BEC5", "#B0BEC5"]]}], "label": "Topic 35", "method": "update"}, {"args": [{"marker.color": [["#B0BEC5", "#B0BEC5", "#B0BEC5", "#B0BEC5", "#B0BEC5", "#B0BEC5", "#B0BEC5", "#B0BEC5", "#B0BEC5", "#B0BEC5", "#B0BEC5", "#B0BEC5", "#B0BEC5", "#B0BEC5", "#B0BEC5", "#B0BEC5", "#B0BEC5", "#B0BEC5", "#B0BEC5", "#B0BEC5", "#B0BEC5", "#B0BEC5", "#B0BEC5", "#B0BEC5", "#B0BEC5", "#B0BEC5", "#B0BEC5", "#B0BEC5", "#B0BEC5", "#B0BEC5", "#B0BEC5", "#B0BEC5", "#B0BEC5", "#B0BEC5", "#B0BEC5", "#B0BEC5", "red", "#B0BEC5", "#B0BEC5", "#B0BEC5"]]}], "label": "Topic 36", "method": "update"}, {"args": [{"marker.color": [["#B0BEC5", "#B0BEC5", "#B0BEC5", "#B0BEC5", "#B0BEC5", "#B0BEC5", "#B0BEC5", "#B0BEC5", "#B0BEC5", "#B0BEC5", "#B0BEC5", "#B0BEC5", "#B0BEC5", "#B0BEC5", "#B0BEC5", "#B0BEC5", "#B0BEC5", "#B0BEC5", "#B0BEC5", "#B0BEC5", "#B0BEC5", "#B0BEC5", "#B0BEC5", "#B0BEC5", "#B0BEC5", "#B0BEC5", "#B0BEC5", "#B0BEC5", "#B0BEC5", "#B0BEC5", "#B0BEC5", "#B0BEC5", "#B0BEC5", "#B0BEC5", "#B0BEC5", "#B0BEC5", "#B0BEC5", "red", "#B0BEC5", "#B0BEC5"]]}], "label": "Topic 37", "method": "update"}, {"args": [{"marker.color": [["#B0BEC5", "#B0BEC5", "#B0BEC5", "#B0BEC5", "#B0BEC5", "#B0BEC5", "#B0BEC5", "#B0BEC5", "#B0BEC5", "#B0BEC5", "#B0BEC5", "#B0BEC5", "#B0BEC5", "#B0BEC5", "#B0BEC5", "#B0BEC5", "#B0BEC5", "#B0BEC5", "#B0BEC5", "#B0BEC5", "#B0BEC5", "#B0BEC5", "#B0BEC5", "#B0BEC5", "#B0BEC5", "#B0BEC5", "#B0BEC5", "#B0BEC5", "#B0BEC5", "#B0BEC5", "#B0BEC5", "#B0BEC5", "#B0BEC5", "#B0BEC5", "#B0BEC5", "#B0BEC5", "#B0BEC5", "#B0BEC5", "red", "#B0BEC5"]]}], "label": "Topic 38", "method": "update"}, {"args": [{"marker.color": [["#B0BEC5", "#B0BEC5", "#B0BEC5", "#B0BEC5", "#B0BEC5", "#B0BEC5", "#B0BEC5", "#B0BEC5", "#B0BEC5", "#B0BEC5", "#B0BEC5", "#B0BEC5", "#B0BEC5", "#B0BEC5", "#B0BEC5", "#B0BEC5", "#B0BEC5", "#B0BEC5", "#B0BEC5", "#B0BEC5", "#B0BEC5", "#B0BEC5", "#B0BEC5", "#B0BEC5", "#B0BEC5", "#B0BEC5", "#B0BEC5", "#B0BEC5", "#B0BEC5", "#B0BEC5", "#B0BEC5", "#B0BEC5", "#B0BEC5", "#B0BEC5", "#B0BEC5", "#B0BEC5", "#B0BEC5", "#B0BEC5", "#B0BEC5", "red"]]}], "label": "Topic 39", "method": "update"}]}], "title": {"font": {"color": "Black", "size": 22}, "text": "<b>Intertopic Distance Map</b>", "x": 0.5, "xanchor": "center", "y": 0.95, "yanchor": "top"}, "width": 650, "xaxis": {"anchor": "y", "domain": [0, 1], "range": [-10.0, 20.41], "title": {"text": ""}, "visible": false}, "yaxis": {"anchor": "x", "domain": [0, 1], "range": [-16.48, 21.15], "title": {"text": ""}, "visible": false}}}
